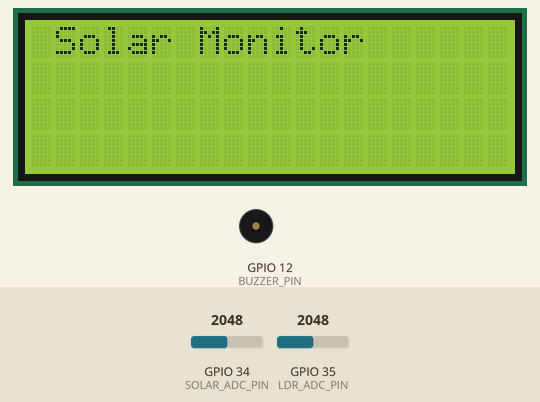
The sketch below on a simulated ESP32. Parts: 20×4 character LCD, buzzer (waves = sounding, pin HIGH). The test bench sets the inputs (shaded band); at power-on: GPIO 34 (SOLAR_ADC_PIN) = 2048, GPIO 35 (LDR_ADC_PIN) = 2048. WiFi joins after 1.5 s; servers stay silent unless stated; web services answer with replies made up by the test bench; what the sketch prints to the serial monitor is not drawn.

Above: at 0.1 s.
At 3.4 s:
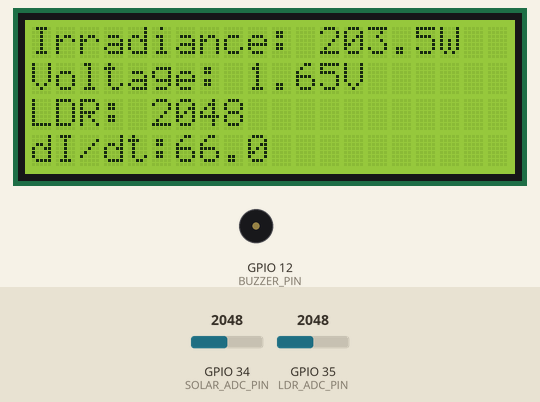
At 64.67 s:
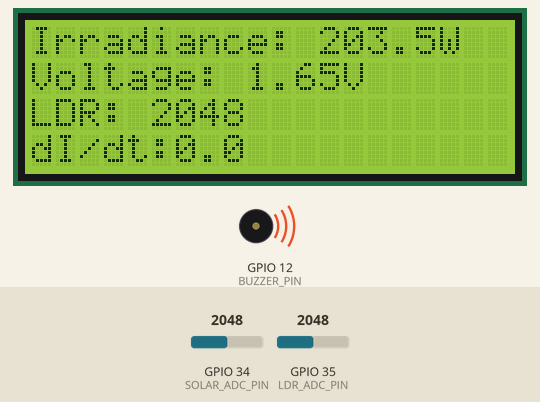
At 126.1 s:
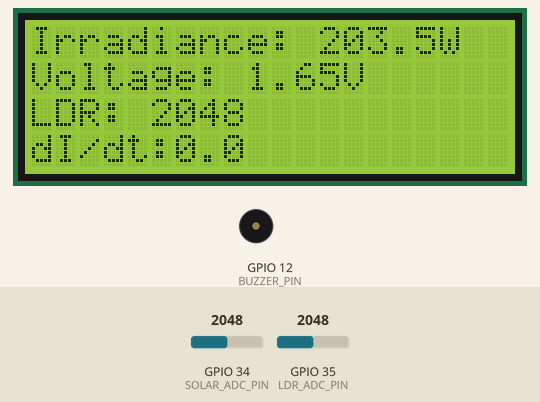
Timing chart, 0 to 127.6 s (numbered marks = the images above):
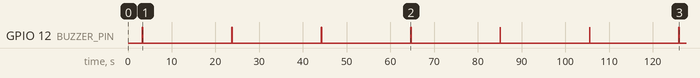

The sketch:

IrradianceMeter.ino
```cpp
#include <Wire.h>
#include <LiquidCrystal_I2C.h>
#include <WiFi.h>
#include <HTTPClient.h>

// Wi-Fi credentials
const char* ssid = "Schifer";
const char* password = "neoace30+";

// ThingSpeak API
const char* server = "http://api.thingspeak.com/update";
String apiKey = "WDJA5YHAY2RBR1UO";

// Pin definitions
#define BUZZER_PIN 12
#define SOLAR_ADC_PIN 34
#define LDR_ADC_PIN 35

// LCD config
LiquidCrystal_I2C lcd(0x27, 20, 4);  // LCD I2C address

// Constants
const float EMVADO = 0.000007875;  // Area in m²
const float R = 10000.0;           // Resistor in ohms
const float EFFICIENCY = 17.0;     // Solar panel efficiency in %
const int AVG_WINDOW = 10;
const int REFRESH_INTERVAL = 20000; // ThingSpeak limit: 15 sec minimum

float lastIrradiance = 0;
unsigned long lastTime = 0;
bool buzzerEnabled = true;

// Variables shared between readings and ThingSpeak/LCD
float irradiance, voltage, derivative;
int ldrValue;

void setup() {
  Serial.begin(115200);
  pinMode(BUZZER_PIN, OUTPUT);
  Wire.begin();
  lcd.begin(20, 4);
  lcd.backlight();
  lcd.setCursor(0, 0);
  lcd.print(" Solar Monitor  ");
  delay(1500);

  // Connect to Wi-Fi
  WiFi.begin(ssid, password);
  Serial.print("Connecting to WiFi");
  while (WiFi.status() != WL_CONNECTED) {
    delay(500);
    Serial.print(".");
  }
  Serial.println(" Connected!");
}

float readSmoothedADC(int pin) {
  int total = 0;
  for (int i = 0; i < AVG_WINDOW; i++) {
    total += analogRead(pin);
    delay(5);
  }
  return total / float(AVG_WINDOW);
}

float calculateVoltage(float adcVal) {
  return (3.3 * adcVal) / 4095.0;
}

float calculatePower(float voltage) {
  return (voltage * voltage) / R;
}

float calculateIrradiance(float power) {
  float solarPower = (power * 100.0) / EFFICIENCY;
  return solarPower / EMVADO;
}

float calculateDerivative(float current, float previous, float dt) {
  return (dt > 0) ? (current - previous) / dt : 0;
}

void buzzerFeedback(float irradiance) {
  if (!buzzerEnabled) {
    digitalWrite(BUZZER_PIN, LOW);
    return;
  }

  if (irradiance < 200) {
    digitalWrite(BUZZER_PIN, LOW);
  } else if (irradiance < 600) {
    digitalWrite(BUZZER_PIN, HIGH);
    delay(100);
    digitalWrite(BUZZER_PIN, LOW);
  } else {
    for (int i = 0; i < 2; i++) {
      digitalWrite(BUZZER_PIN, HIGH);
      delay(100);
      digitalWrite(BUZZER_PIN, LOW);
      delay(100);
    }
  }
}

void updateReadings() {
  unsigned long now = millis();
  float dt = (now - lastTime) / 1000.0;

  float solarADC = readSmoothedADC(SOLAR_ADC_PIN);
  voltage = calculateVoltage(solarADC);
  float power = calculatePower(voltage);
  irradiance = calculateIrradiance(power);
  derivative = calculateDerivative(irradiance, lastIrradiance, dt);
  ldrValue = readSmoothedADC(LDR_ADC_PIN);

  lastIrradiance = irradiance;
  lastTime = now;

  Serial.println("=== Measurement ===");
  Serial.print("Voltage (V): "); Serial.println(voltage, 3);
  Serial.print("Power (mW): "); Serial.println(power * 1000, 2);
  Serial.print("Irradiance (W/m^2): "); Serial.println(irradiance, 1);
  Serial.print("dI/dt: "); Serial.println(derivative, 2);
  Serial.print("LDR Value: "); Serial.println(ldrValue);
}

void sendToThingSpeak() {
  if (WiFi.status() == WL_CONNECTED) {
    HTTPClient http;
    String url = String(server) + "?api_key=" + apiKey +
                 "&field1=" + String(irradiance) +
                 "&field2=" + String(voltage, 2) +
                 "&field3=" + String(ldrValue) +
                 "&field4=" + String(derivative, 2) +
                 "&field5=" + String(buzzerEnabled ? 1 : 0);

    http.begin(url);
    int httpCode = http.GET();
    if (httpCode > 0) {
      Serial.println("Data sent to ThingSpeak!");
    } else {
      Serial.print("Error sending data. Code: ");
      Serial.println(httpCode);
    }
    http.end();
  } else {
    Serial.println("WiFi not connected.");
  }
}

void updateLCD() {
  lcd.clear();
  lcd.setCursor(0, 0); lcd.print("Irradiance:");
  lcd.setCursor(12, 0); lcd.print(irradiance, 1); lcd.print("W");

  lcd.setCursor(0, 1); lcd.print("Voltage:");
  lcd.setCursor(9, 1); lcd.print(voltage, 2); lcd.print("V");

  lcd.setCursor(0, 2); lcd.print("LDR:");
  lcd.setCursor(5, 2); lcd.print(ldrValue);

  lcd.setCursor(0, 3); lcd.print("dI/dt:");
  lcd.setCursor(6, 3); lcd.print(derivative, 1);
}

void loop() {
  updateReadings();
  updateLCD();
  buzzerFeedback(irradiance);
  sendToThingSpeak();
  delay(REFRESH_INTERVAL);  // Wait 20 sec between updates (ThingSpeak limit)
}
```

Measured:
- by itself, GPIO 12 (BUZZER_PIN): alternates HIGH for 0.10 s and LOW for 20.4 s
- what the display in image 1 shows lasts 20.5 s, from 3.2 s to 23.7 s
